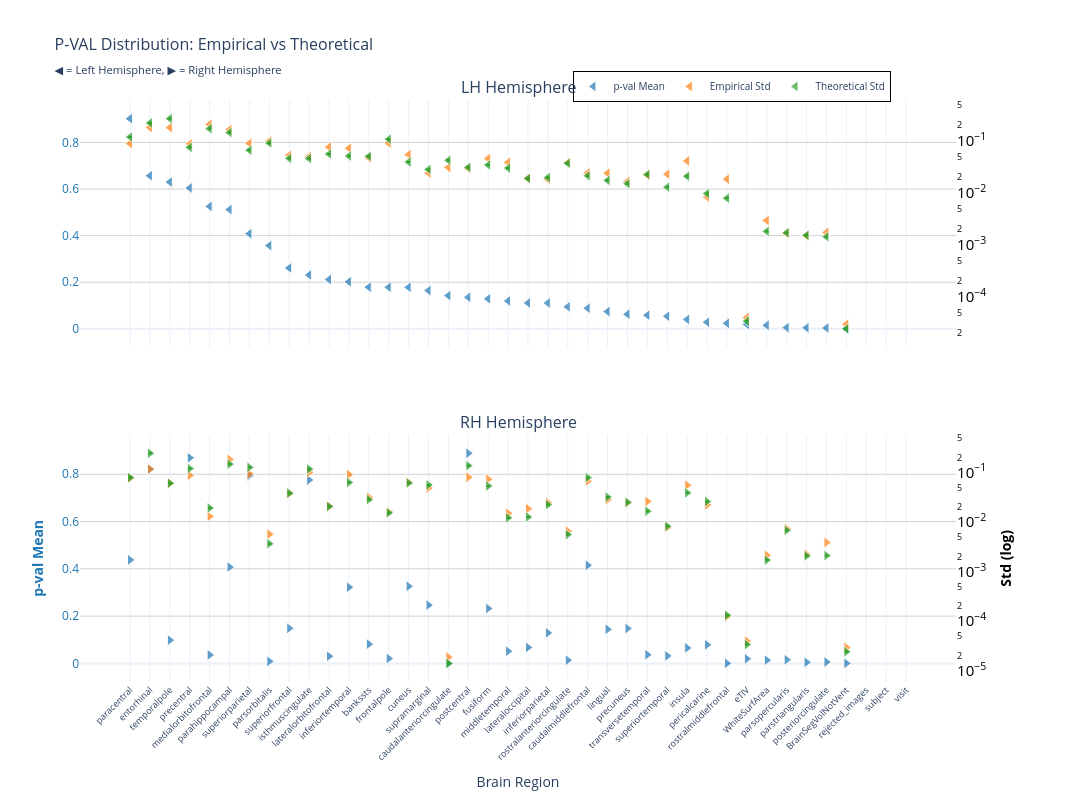
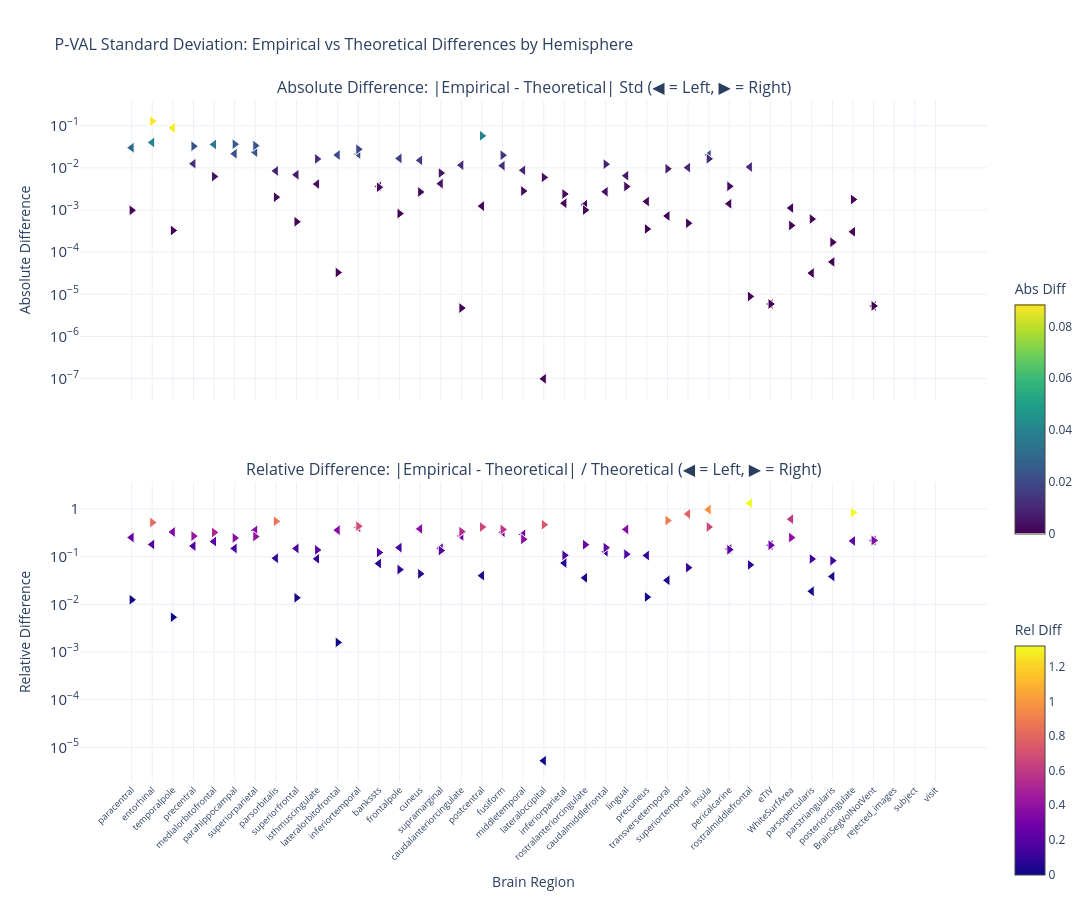

Notebook source saved alongside these figures, in order:
### Markdown cell above
### p-value

### Code cell
nu_nav = df_npvr[(df_npvr["timepoint"] == "baseline") & (df_npvr["group"] == "HC-PD")]
data_path = stats_dir / f"ancova_baseline_{METRIC}.parquet"
df, stats = get_test_stats(
    data_path, stat_functions_F, nu_nav, hemisphere=True, study="baseline"
)
show_figure(stats, hemisphere=True, stat_name="p-val", study="baseline", metric=METRIC)

### Figure 1 — Plotly figure (JSON) as saved in the notebook; plotly's stock layout.template omitted (floating-point values rounded to 4 significant figures)
{"data": [{"hovertemplate": "<b>%{x}</b><br>Mean p-val: %{y:.2f}<br><extra></extra>", "legendgroup": "mean", "marker": {"color": "#1f77b4", "line": {"color": "white", "width": 1}, "opacity": 0.7, "size": 10, "symbol": "triangle-left"}, "mode": "markers", "name": "p-val Mean", "showlegend": true, "type": "scatter", "x": ["paracentral", "entorhinal", "temporalpole", "precentral", "medialorbitofrontal", "parahippocampal", "superiorparietal", "parsorbitalis", "superiorfrontal", "isthmuscingulate", "lateralorbitofrontal", "inferiortemporal", "bankssts", "frontalpole", "cuneus", "supramarginal", "caudalanteriorcingulate", "postcentral", "fusiform", "middletemporal", "lateraloccipital", "inferiorparietal", "rostralanteriorcingulate", "caudalmiddlefrontal", "lingual", "precuneus", "transversetemporal", "superiortemporal", "insula", "pericalcarine", "rostralmiddlefrontal", "eTIV", "WhiteSurfArea", "parsopercularis", "parstriangularis", "posteriorcingulate", "BrainSegVolNotVent", "rejected_images", "subject", "visit"], "xaxis": "x", "y": [0.9022, 0.6572, 0.63, 0.6047, 0.5253, 0.5117, 0.4085, 0.3573, 0.2612, 0.2307, 0.2117, 0.2016, 0.1785, 0.1783, 0.1779, 0.1642, 0.1424, 0.1354, 0.1287, 0.1197, 0.1108, 0.1106, 0.09452, 0.08848, 0.07398, 0.06246, 0.05855, 0.05379, 0.04017, 0.02819, 0.02373, 0.01913, 0.01486, 0.004941, 0.00419, 0.003305, 0.0002605, NaN, NaN, NaN], "yaxis": "y"}, {"hovertemplate": "<b>%{x}</b><br>Empirical Std: %{y:.3f}<br><extra></extra>", "legendgroup": "empirical", "marker": {"color": "#ff7f0e", "line": {"color": "white", "width": 1}, "opacity": 0.7, "size": 10, "symbol": "triangle-left"}, "mode": "markers", "name": "Empirical Std", "showlegend": true, "type": "scatter", "x": ["paracentral", "entorhinal", "temporalpole", "precentral", "medialorbitofrontal", "parahippocampal", "superiorparietal", "parsorbitalis", "superiorfrontal", "isthmuscingulate", "lateralorbitofrontal", "inferiortemporal", "bankssts", "frontalpole", "cuneus", "supramarginal", "caudalanteriorcingulate", "postcentral", "fusiform", "middletemporal", "lateraloccipital", "inferiorparietal", "rostralanteriorcingulate", "caudalmiddlefrontal", "lingual", "precuneus", "transversetemporal", "superiortemporal", "insula", "pericalcarine", "rostralmiddlefrontal", "eTIV", "WhiteSurfArea", "parsopercularis", "parstriangularis", "posteriorcingulate", "BrainSegVolNotVent", "rejected_images", "subject", "visit"], "xaxis": "x", "y": [0.08894, 0.1819, 0.1805, 0.08768, 0.2082, 0.1667, 0.08992, 0.0996, 0.05291, 0.04992, 0.07606, 0.07244, 0.04696, 0.09138, 0.05447, 0.02407, 0.03089, 0.02964, 0.04572, 0.03874, 0.01893, 0.01824, 0.03843, 0.02412, 0.02392, 0.01663, 0.02187, 0.02298, 0.04119, 0.008335, 0.01841, 3.984e-05, 0.002937, 0.00167, 0.001473, 0.001733, 2.958e-05, NaN, NaN, NaN], "yaxis": "y2"}, {"error_y": {"array": [0.003333, 0.006216, 0.007535, 0.002106, 0.004832, 0.004065, 0.00186, 0.002554, 0.001291, 0.001283, 0.001568, 0.001436, 0.001417, 0.003029, 0.001104, 0.0007926, 0.001189, 0.000865, 0.0009663, 0.0008402, 0.0005304, 0.0005515, 0.001039, 0.0005998, 0.0004882, 0.0004215, 0.0006329, 0.0003605, 0.0005862, 0.0002729, 0.0002221, 9.513e-07, 5.106e-05, 4.768e-05, 4.29e-05, 4.001e-05, 6.804e-07, NaN, NaN, NaN], "arrayminus": [0.003241, 0.006044, 0.007326, 0.002048, 0.004698, 0.003952, 0.001808, 0.002483, 0.001255, 0.001248, 0.001524, 0.001396, 0.001378, 0.002945, 0.001074, 0.0007706, 0.001156, 0.0008411, 0.0009395, 0.0008169, 0.0005157, 0.0005363, 0.001011, 0.0005831, 0.0004747, 0.0004098, 0.0006154, 0.0003505, 0.00057, 0.0002653, 0.000216, 9.249e-07, 4.965e-05, 4.636e-05, 4.171e-05, 3.89e-05, 6.615e-07, NaN, NaN, NaN], "color": "#2ca02c", "thickness": 1, "type": "data", "visible": true, "width": 2}, "hovertemplate": "<b>%{x}</b><br>Theoretical Std: %{y:.3f}<br><extra></extra>", "legendgroup": "theoretical", "marker": {"color": "#2ca02c", "line": {"color": "white", "width": 1}, "opacity": 0.7, "size": 10, "symbol": "triangle-left"}, "mode": "markers", "name": "Theoretical Std", "showlegend": true, "type": "scatter", "x": ["paracentral", "entorhinal", "temporalpole", "precentral", "medialorbitofrontal", "parahippocampal", "superiorparietal", "parsorbitalis", "superiorfrontal", "isthmuscingulate", "lateralorbitofrontal", "inferiortemporal", "bankssts", "frontalpole", "cuneus", "supramarginal", "caudalanteriorcingulate", "postcentral", "fusiform", "middletemporal", "lateraloccipital", "inferiorparietal", "rostralanteriorcingulate", "caudalmiddlefrontal", "lingual", "precuneus", "transversetemporal", "superiortemporal", "insula", "pericalcarine", "rostralmiddlefrontal", "eTIV", "WhiteSurfArea", "parsopercularis", "parstriangularis", "posteriorcingulate", "BrainSegVolNotVent", "rejected_images", "subject", "visit"], "xaxis": "x", "y": [0.119, 0.2219, 0.2689, 0.07516, 0.1724, 0.1451, 0.06637, 0.09115, 0.04607, 0.0458, 0.05596, 0.05126, 0.05058, 0.1081, 0.03942, 0.02829, 0.04245, 0.03087, 0.03449, 0.02999, 0.01893, 0.01969, 0.0371, 0.02141, 0.01742, 0.01504, 0.02259, 0.01287, 0.02092, 0.00974, 0.007928, 3.395e-05, 0.001822, 0.001702, 0.001531, 0.001428, 2.428e-05, NaN, NaN, NaN], "yaxis": "y2"}, {"hovertemplate": "<b>%{x}</b><br>Mean p-val: %{y:.2f}<br><extra></extra>", "legendgroup": "mean", "marker": {"color": "#1f77b4", "line": {"color": "white", "width": 1}, "opacity": 0.7, "size": 10, "symbol": "triangle-right"}, "mode": "markers", "name": "p-val Mean", "showlegend": false, "type": "scatter", "x": ["postcentral", "precentral", "entorhinal", "superiorparietal", "isthmuscingulate", "paracentral", "caudalmiddlefrontal", "parahippocampal", "cuneus", "inferiortemporal", "supramarginal", "fusiform", "superiorfrontal", "precuneus", "lingual", "inferiorparietal", "temporalpole", "bankssts", "pericalcarine", "lateraloccipital", "insula", "middletemporal", "transversetemporal", "medialorbitofrontal", "superiortemporal", "lateralorbitofrontal", "frontalpole", "eTIV", "parsopercularis", "WhiteSurfArea", "rostralanteriorcingulate", "parsorbitalis", "posteriorcingulate", "parstriangularis", "BrainSegVolNotVent", "rostralmiddlefrontal", "caudalanteriorcingulate", "rejected_images", "subject", "visit"], "xaxis": "x2", "y": [0.8888, 0.8696, 0.8209, 0.7942, 0.7758, 0.4379, 0.4153, 0.4075, 0.3262, 0.3222, 0.2466, 0.2322, 0.1484, 0.1478, 0.1441, 0.129, 0.0982, 0.08142, 0.07859, 0.06752, 0.06554, 0.05164, 0.03675, 0.0358, 0.03153, 0.03044, 0.02075, 0.01913, 0.01542, 0.01372, 0.0134, 0.008524, 0.005822, 0.004518, 0.0002605, 0.0002324, 2.976e-05, NaN, NaN, NaN], "yaxis": "y3"}, {"hovertemplate": "<b>%{x}</b><br>Empirical Std: %{y:.3f}<br><extra></extra>", "legendgroup": "empirical", "marker": {"color": "#ff7f0e", "line": {"color": "white", "width": 1}, "opacity": 0.7, "size": 10, "symbol": "triangle-right"}, "mode": "markers", "name": "Empirical Std", "showlegend": false, "type": "scatter", "x": ["postcentral", "precentral", "entorhinal", "superiorparietal", "isthmuscingulate", "paracentral", "caudalmiddlefrontal", "parahippocampal", "cuneus", "inferiortemporal", "supramarginal", "fusiform", "superiorfrontal", "precuneus", "lingual", "inferiorparietal", "temporalpole", "bankssts", "pericalcarine", "lateraloccipital", "insula", "middletemporal", "transversetemporal", "medialorbitofrontal", "superiortemporal", "lateralorbitofrontal", "frontalpole", "eTIV", "parsopercularis", "WhiteSurfArea", "rostralanteriorcingulate", "parsorbitalis", "posteriorcingulate", "parstriangularis", "BrainSegVolNotVent", "rostralmiddlefrontal", "caudalanteriorcingulate", "rejected_images", "subject", "visit"], "xaxis": "x2", "y": [0.08001, 0.08802, 0.1174, 0.09366, 0.1014, 0.07787, 0.06684, 0.1839, 0.064, 0.09071, 0.04861, 0.07348, 0.03781, 0.02464, 0.02839, 0.02482, 0.06058, 0.03188, 0.02236, 0.0186, 0.05526, 0.01501, 0.02608, 0.01304, 0.007781, 0.02076, 0.01619, 3.984e-05, 0.007429, 0.002142, 0.006596, 0.005673, 0.003887, 0.002254, 2.958e-05, 0.0001234, 1.884e-05, NaN, NaN, NaN], "yaxis": "y4"}, {"error_y": {"array": [0.003851, 0.003376, 0.006851, 0.003565, 0.003296, 0.002209, 0.002214, 0.004135, 0.001718, 0.00177, 0.001573, 0.001501, 0.001074, 0.0007004, 0.0008961, 0.0006285, 0.001706, 0.0007962, 0.0007283, 0.0003551, 0.001091, 0.0003416, 0.0004651, 0.0005388, 0.0002316, 0.0005808, 0.0004306, 9.513e-07, 0.0001911, 4.798e-05, 0.0001569, 0.0001026, 5.919e-05, 5.835e-05, 6.804e-07, 3.705e-06, 3.956e-07, NaN, NaN, NaN], "arrayminus": [0.003744, 0.003282, 0.006662, 0.003466, 0.003205, 0.002148, 0.002153, 0.004021, 0.001671, 0.001721, 0.001529, 0.001459, 0.001044, 0.000681, 0.0008713, 0.0006111, 0.001659, 0.0007741, 0.0007082, 0.0003453, 0.001061, 0.0003322, 0.0004522, 0.0005239, 0.0002252, 0.0005647, 0.0004187, 9.249e-07, 0.0001858, 4.665e-05, 0.0001525, 9.973e-05, 5.755e-05, 5.673e-05, 6.615e-07, 3.602e-06, 3.846e-07, NaN, NaN, NaN], "color": "#2ca02c", "thickness": 1, "type": "data", "visible": true, "width": 2}, "hovertemplate": "<b>%{x}</b><br>Theoretical Std: %{y:.3f}<br><extra></extra>", "legendgroup": "theoretical", "marker": {"color": "#2ca02c", "line": {"color": "white", "width": 1}, "opacity": 0.7, "size": 10, "symbol": "triangle-right"}, "mode": "markers", "name": "Theoretical Std", "showlegend": false, "type": "scatter", "x": ["postcentral", "precentral", "entorhinal", "superiorparietal", "isthmuscingulate", "paracentral", "caudalmiddlefrontal", "parahippocampal", "cuneus", "inferiortemporal", "supramarginal", "fusiform", "superiorfrontal", "precuneus", "lingual", "inferiorparietal", "temporalpole", "bankssts", "pericalcarine", "lateraloccipital", "insula", "middletemporal", "transversetemporal", "medialorbitofrontal", "superiortemporal", "lateralorbitofrontal", "frontalpole", "eTIV", "parsopercularis", "WhiteSurfArea", "rostralanteriorcingulate", "parsorbitalis", "posteriorcingulate", "parstriangularis", "BrainSegVolNotVent", "rostralmiddlefrontal", "caudalanteriorcingulate", "rejected_images", "subject", "visit"], "xaxis": "x2", "y": [0.1375, 0.1205, 0.2445, 0.1272, 0.1177, 0.07886, 0.07903, 0.1476, 0.06133, 0.06319, 0.05613, 0.05358, 0.03834, 0.025, 0.03198, 0.02243, 0.0609, 0.02842, 0.026, 0.01268, 0.03893, 0.01219, 0.0166, 0.01923, 0.008267, 0.02073, 0.01537, 3.395e-05, 0.006819, 0.001713, 0.005599, 0.003661, 0.002112, 0.002083, 2.428e-05, 0.0001322, 1.412e-05, NaN, NaN, NaN], "yaxis": "y4"}], "layout": {"annotations": [{"font": {"size": 16}, "showarrow": false, "text": "LH Hemisphere", "x": 0.47, "xanchor": "center", "xref": "paper", "y": 1, "yanchor": "bottom", "yref": "paper"}, {"font": {"size": 16}, "showarrow": false, "text": "RH Hemisphere", "x": 0.47, "xanchor": "center", "xref": "paper", "y": 0.425, "yanchor": "bottom", "yref": "paper"}], "height": 800, "hovermode": "x", "legend": {"bgcolor": "rgba(255, 255, 255, 0.9)", "bordercolor": "black", "borderwidth": 1, "font": {"size": 10}, "orientation": "h", "x": 0.7, "xanchor": "center", "y": 1.05}, "title": {"font": {"size": 16}, "text": "P-VAL Distribution: Empirical vs Theoretical<br><sub>◀ = Left Hemisphere, ▶ = Right Hemisphere</sub>"}, "width": 1400, "xaxis": {"anchor": "y", "domain": [0, 0.94], "matches": "x2", "showticklabels": false}, "xaxis2": {"anchor": "y3", "domain": [0, 0.94], "tickangle": -45, "tickfont": {"size": 9}, "title": {"text": "Brain Region"}}, "yaxis": {"anchor": "x", "domain": [0.575, 1], "gridcolor": "lightgray", "showgrid": true, "tickfont": {"color": "#1f77b4"}, "title": {"font": {"color": "#1f77b4"}, "text": ""}}, "yaxis2": {"anchor": "x", "exponentformat": "power", "overlaying": "y", "showgrid": false, "side": "right", "tickfont": {"color": "black"}, "title": {"font": {"color": "black"}, "text": ""}, "type": "log"}, "yaxis3": {"anchor": "x2", "domain": [0, 0.425], "gridcolor": "lightgray", "showgrid": true, "tickfont": {"color": "#1f77b4"}, "title": {"font": {"color": "#1f77b4"}, "text": "<b>p-val Mean</b>"}}, "yaxis4": {"anchor": "x2", "exponentformat": "power", "overlaying": "y3", "showgrid": false, "side": "right", "tickfont": {"color": "black"}, "title": {"font": {"color": "black"}, "text": "<b>Std (log)</b>"}, "type": "log"}}}

### Figure 2 — Plotly figure (JSON) as saved in the notebook; plotly's stock layout.template omitted (floating-point values rounded to 4 significant figures)
{"data": [{"hovertemplate": "<b>%{x}</b><br>Hemisphere: %{text}<br>Abs Diff: %{y:.4f}<br><extra></extra>", "legendgroup": "abs_lh", "marker": {"color": [0.03003, 0.03993, 0.08845, 0.01251, 0.03577, 0.02157, 0.02355, 0.008447, 0.006844, 0.004121, 0.02011, 0.02118, 0.00362, 0.01672, 0.01505, 0.004216, 0.01156, 0.001235, 0.01123, 0.008758, 9.903e-08, 0.001445, 0.001331, 0.002712, 0.006495, 0.00159, 0.0007214, 0.01011, 0.02027, 0.001405, 0.01048, 5.892e-06, 0.001115, 3.188e-05, 5.87e-05, 0.0003047, 5.301e-06, NaN, NaN, NaN], "colorbar": {"len": 0.4, "title": {"text": "Abs Diff"}, "y": 0.75, "yanchor": "top"}, "colorscale": [[0, "#440154"], [0.1111, "#482878"], [0.2222, "#3e4989"], [0.3333, "#31688e"], [0.4444, "#26828e"], [0.5556, "#1f9e89"], [0.6667, "#35b779"], [0.7778, "#6ece58"], [0.8889, "#b5de2b"], [1, "#fde725"]], "line": {"color": "white", "width": 1}, "showscale": true, "size": 10, "symbol": "triangle-left"}, "mode": "markers", "name": "Absolute (lh)", "showlegend": false, "text": ["lh", "lh", "lh", "lh", "lh", "lh", "lh", "lh", "lh", "lh", "lh", "lh", "lh", "lh", "lh", "lh", "lh", "lh", "lh", "lh", "lh", "lh", "lh", "lh", "lh", "lh", "lh", "lh", "lh", "lh", "lh", "lh", "lh", "lh", "lh", "lh", "lh", "lh", "lh", "lh"], "type": "scatter", "x": ["paracentral", "entorhinal", "temporalpole", "precentral", "medialorbitofrontal", "parahippocampal", "superiorparietal", "parsorbitalis", "superiorfrontal", "isthmuscingulate", "lateralorbitofrontal", "inferiortemporal", "bankssts", "frontalpole", "cuneus", "supramarginal", "caudalanteriorcingulate", "postcentral", "fusiform", "middletemporal", "lateraloccipital", "inferiorparietal", "rostralanteriorcingulate", "caudalmiddlefrontal", "lingual", "precuneus", "transversetemporal", "superiortemporal", "insula", "pericalcarine", "rostralmiddlefrontal", "eTIV", "WhiteSurfArea", "parsopercularis", "parstriangularis", "posteriorcingulate", "BrainSegVolNotVent", "rejected_images", "subject", "visit"], "xaxis": "x", "y": [0.03003, 0.03993, 0.08845, 0.01251, 0.03577, 0.02157, 0.02355, 0.008447, 0.006844, 0.004121, 0.02011, 0.02118, 0.00362, 0.01672, 0.01505, 0.004216, 0.01156, 0.001235, 0.01123, 0.008758, 9.903e-08, 0.001445, 0.001331, 0.002712, 0.006495, 0.00159, 0.0007214, 0.01011, 0.02027, 0.001405, 0.01048, 5.892e-06, 0.001115, 3.188e-05, 5.87e-05, 0.0003047, 5.301e-06, NaN, NaN, NaN], "yaxis": "y"}, {"hovertemplate": "<b>%{x}</b><br>Hemisphere: %{text}<br>Rel Diff: %{y:.2%}<br><extra></extra>", "legendgroup": "rel_lh", "marker": {"color": [0.2524, 0.18, 0.3289, 0.1665, 0.2074, 0.1487, 0.3548, 0.09267, 0.1486, 0.08998, 0.3593, 0.4132, 0.07156, 0.1546, 0.3817, 0.149, 0.2722, 0.04, 0.3257, 0.2921, 5.232e-06, 0.07341, 0.03587, 0.1267, 0.3728, 0.1057, 0.03193, 0.7857, 0.9688, 0.1443, 1.322, 0.1735, 0.6116, 0.01874, 0.03833, 0.2134, 0.2183, NaN, NaN, NaN], "colorbar": {"len": 0.4, "title": {"text": "Rel Diff"}, "y": 0.25, "yanchor": "top"}, "colorscale": [[0, "#0d0887"], [0.1111, "#46039f"], [0.2222, "#7201a8"], [0.3333, "#9c179e"], [0.4444, "#bd3786"], [0.5556, "#d8576b"], [0.6667, "#ed7953"], [0.7778, "#fb9f3a"], [0.8889, "#fdca26"], [1, "#f0f921"]], "line": {"color": "white", "width": 1}, "showscale": true, "size": 10, "symbol": "triangle-left"}, "mode": "markers", "name": "Relative (lh)", "showlegend": false, "text": ["lh", "lh", "lh", "lh", "lh", "lh", "lh", "lh", "lh", "lh", "lh", "lh", "lh", "lh", "lh", "lh", "lh", "lh", "lh", "lh", "lh", "lh", "lh", "lh", "lh", "lh", "lh", "lh", "lh", "lh", "lh", "lh", "lh", "lh", "lh", "lh", "lh", "lh", "lh", "lh"], "type": "scatter", "x": ["paracentral", "entorhinal", "temporalpole", "precentral", "medialorbitofrontal", "parahippocampal", "superiorparietal", "parsorbitalis", "superiorfrontal", "isthmuscingulate", "lateralorbitofrontal", "inferiortemporal", "bankssts", "frontalpole", "cuneus", "supramarginal", "caudalanteriorcingulate", "postcentral", "fusiform", "middletemporal", "lateraloccipital", "inferiorparietal", "rostralanteriorcingulate", "caudalmiddlefrontal", "lingual", "precuneus", "transversetemporal", "superiortemporal", "insula", "pericalcarine", "rostralmiddlefrontal", "eTIV", "WhiteSurfArea", "parsopercularis", "parstriangularis", "posteriorcingulate", "BrainSegVolNotVent", "rejected_images", "subject", "visit"], "xaxis": "x2", "y": [0.2524, 0.18, 0.3289, 0.1665, 0.2074, 0.1487, 0.3548, 0.09267, 0.1486, 0.08998, 0.3593, 0.4132, 0.07156, 0.1546, 0.3817, 0.149, 0.2722, 0.04, 0.3257, 0.2921, 5.232e-06, 0.07341, 0.03587, 0.1267, 0.3728, 0.1057, 0.03193, 0.7857, 0.9688, 0.1443, 1.322, 0.1735, 0.6116, 0.01874, 0.03833, 0.2134, 0.2183, NaN, NaN, NaN], "yaxis": "y2"}, {"hovertemplate": "<b>%{x}</b><br>Hemisphere: %{text}<br>Abs Diff: %{y:.4f}<br><extra></extra>", "legendgroup": "abs_rh", "marker": {"color": [0.05745, 0.03247, 0.1272, 0.03357, 0.01626, 0.0009824, 0.0122, 0.0363, 0.00267, 0.02752, 0.007525, 0.0199, 0.0005255, 0.000355, 0.003599, 0.002391, 0.0003266, 0.003464, 0.003637, 0.005927, 0.01633, 0.002815, 0.009479, 0.006193, 0.0004859, 3.289e-05, 0.000821, 5.892e-06, 0.0006097, 0.0004295, 0.0009963, 0.002012, 0.001775, 0.0001715, 5.301e-06, 8.871e-06, 4.72e-06, NaN, NaN, NaN], "colorbar": {"len": 0.4, "title": {"text": "Abs Diff"}, "y": 0.75, "yanchor": "top"}, "colorscale": [[0, "#440154"], [0.1111, "#482878"], [0.2222, "#3e4989"], [0.3333, "#31688e"], [0.4444, "#26828e"], [0.5556, "#1f9e89"], [0.6667, "#35b779"], [0.7778, "#6ece58"], [0.8889, "#b5de2b"], [1, "#fde725"]], "line": {"color": "white", "width": 1}, "showscale": false, "size": 10, "symbol": "triangle-right"}, "mode": "markers", "name": "Absolute (rh)", "showlegend": false, "text": ["rh", "rh", "rh", "rh", "rh", "rh", "rh", "rh", "rh", "rh", "rh", "rh", "rh", "rh", "rh", "rh", "rh", "rh", "rh", "rh", "rh", "rh", "rh", "rh", "rh", "rh", "rh", "rh", "rh", "rh", "rh", "rh", "rh", "rh", "rh", "rh", "rh", "rh", "rh", "rh"], "type": "scatter", "x": ["postcentral", "precentral", "entorhinal", "superiorparietal", "isthmuscingulate", "paracentral", "caudalmiddlefrontal", "parahippocampal", "cuneus", "inferiortemporal", "supramarginal", "fusiform", "superiorfrontal", "precuneus", "lingual", "inferiorparietal", "temporalpole", "bankssts", "pericalcarine", "lateraloccipital", "insula", "middletemporal", "transversetemporal", "medialorbitofrontal", "superiortemporal", "lateralorbitofrontal", "frontalpole", "eTIV", "parsopercularis", "WhiteSurfArea", "rostralanteriorcingulate", "parsorbitalis", "posteriorcingulate", "parstriangularis", "BrainSegVolNotVent", "rostralmiddlefrontal", "caudalanteriorcingulate", "rejected_images", "subject", "visit"], "xaxis": "x", "y": [0.05745, 0.03247, 0.1272, 0.03357, 0.01626, 0.0009824, 0.0122, 0.0363, 0.00267, 0.02752, 0.007525, 0.0199, 0.0005255, 0.000355, 0.003599, 0.002391, 0.0003266, 0.003464, 0.003637, 0.005927, 0.01633, 0.002815, 0.009479, 0.006193, 0.0004859, 3.289e-05, 0.000821, 5.892e-06, 0.0006097, 0.0004295, 0.0009963, 0.002012, 0.001775, 0.0001715, 5.301e-06, 8.871e-06, 4.72e-06, NaN, NaN, NaN], "yaxis": "y"}, {"hovertemplate": "<b>%{x}</b><br>Hemisphere: %{text}<br>Rel Diff: %{y:.2%}<br><extra></extra>", "legendgroup": "rel_rh", "marker": {"color": [0.4179, 0.2695, 0.52, 0.2639, 0.1382, 0.01246, 0.1543, 0.246, 0.04354, 0.4356, 0.1341, 0.3715, 0.01371, 0.0142, 0.1125, 0.1066, 0.005362, 0.1219, 0.1399, 0.4676, 0.4194, 0.2308, 0.571, 0.3221, 0.05878, 0.001587, 0.05342, 0.1735, 0.08942, 0.2508, 0.1779, 0.5497, 0.8401, 0.08234, 0.2183, 0.06709, 0.3343, NaN, NaN, NaN], "colorbar": {"len": 0.4, "title": {"text": "Rel Diff"}, "y": 0.25, "yanchor": "top"}, "colorscale": [[0, "#0d0887"], [0.1111, "#46039f"], [0.2222, "#7201a8"], [0.3333, "#9c179e"], [0.4444, "#bd3786"], [0.5556, "#d8576b"], [0.6667, "#ed7953"], [0.7778, "#fb9f3a"], [0.8889, "#fdca26"], [1, "#f0f921"]], "line": {"color": "white", "width": 1}, "showscale": false, "size": 10, "symbol": "triangle-right"}, "mode": "markers", "name": "Relative (rh)", "showlegend": false, "text": ["rh", "rh", "rh", "rh", "rh", "rh", "rh", "rh", "rh", "rh", "rh", "rh", "rh", "rh", "rh", "rh", "rh", "rh", "rh", "rh", "rh", "rh", "rh", "rh", "rh", "rh", "rh", "rh", "rh", "rh", "rh", "rh", "rh", "rh", "rh", "rh", "rh", "rh", "rh", "rh"], "type": "scatter", "x": ["postcentral", "precentral", "entorhinal", "superiorparietal", "isthmuscingulate", "paracentral", "caudalmiddlefrontal", "parahippocampal", "cuneus", "inferiortemporal", "supramarginal", "fusiform", "superiorfrontal", "precuneus", "lingual", "inferiorparietal", "temporalpole", "bankssts", "pericalcarine", "lateraloccipital", "insula", "middletemporal", "transversetemporal", "medialorbitofrontal", "superiortemporal", "lateralorbitofrontal", "frontalpole", "eTIV", "parsopercularis", "WhiteSurfArea", "rostralanteriorcingulate", "parsorbitalis", "posteriorcingulate", "parstriangularis", "BrainSegVolNotVent", "rostralmiddlefrontal", "caudalanteriorcingulate", "rejected_images", "subject", "visit"], "xaxis": "x2", "y": [0.4179, 0.2695, 0.52, 0.2639, 0.1382, 0.01246, 0.1543, 0.246, 0.04354, 0.4356, 0.1341, 0.3715, 0.01371, 0.0142, 0.1125, 0.1066, 0.005362, 0.1219, 0.1399, 0.4676, 0.4194, 0.2308, 0.571, 0.3221, 0.05878, 0.001587, 0.05342, 0.1735, 0.08942, 0.2508, 0.1779, 0.5497, 0.8401, 0.08234, 0.2183, 0.06709, 0.3343, NaN, NaN, NaN], "yaxis": "y2"}], "layout": {"annotations": [{"font": {"size": 16}, "showarrow": false, "text": "Absolute Difference: |Empirical - Theoretical| Std (◀ = Left, ▶ = Right)", "x": 0.5, "xanchor": "center", "xref": "paper", "y": 1, "yanchor": "bottom", "yref": "paper"}, {"font": {"size": 16}, "showarrow": false, "text": "Relative Difference: |Empirical - Theoretical| / Theoretical (◀ = Left, ▶ = Right)", "x": 0.5, "xanchor": "center", "xref": "paper", "y": 0.44, "yanchor": "bottom", "yref": "paper"}], "height": 900, "hovermode": "x unified", "showlegend": false, "title": {"font": {"size": 16}, "text": "P-VAL Standard Deviation: Empirical vs Theoretical Differences by Hemisphere"}, "width": 1400, "xaxis": {"anchor": "y", "domain": [0, 1], "showticklabels": false}, "xaxis2": {"anchor": "y2", "domain": [0, 1], "tickangle": -45, "tickfont": {"size": 9}, "title": {"text": "Brain Region"}}, "yaxis": {"anchor": "x", "domain": [0.56, 1], "exponentformat": "power", "title": {"text": "Absolute Difference"}, "type": "log"}, "yaxis2": {"anchor": "x2", "domain": [0, 0.44], "exponentformat": "power", "title": {"text": "Relative Difference"}, "type": "log"}}}
